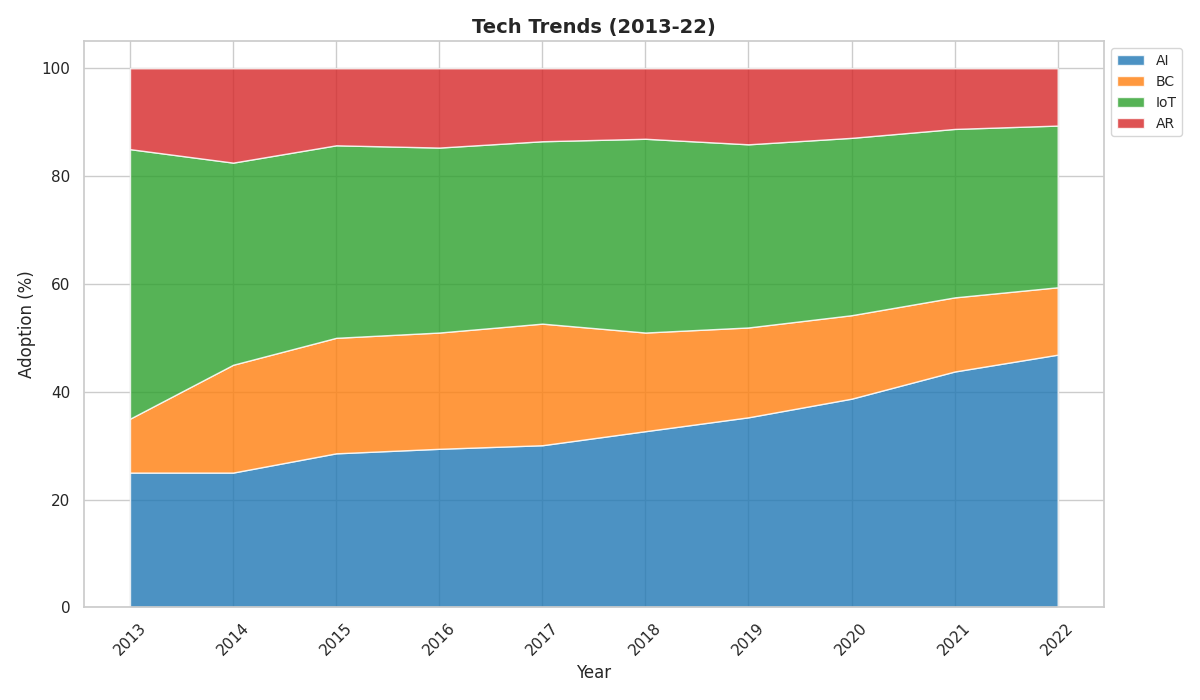

Here is the Python script that generated this plot:
import matplotlib.pyplot as plt
import numpy as np

# Define years
years = np.arange(2013, 2023)

# Define adoption data for each technology
ai_adoption = np.array([5, 10, 20, 30, 40, 50, 55, 60, 70, 75])
blockchain_adoption = np.array([2, 8, 15, 22, 30, 28, 26, 24, 22, 20])
iot_adoption = np.array([10, 15, 25, 35, 45, 55, 53, 51, 50, 48])
ar_adoption = np.array([3, 7, 10, 15, 18, 20, 22, 20, 18, 17])

# Compute adoption percentages
total_adoption = ai_adoption + blockchain_adoption + iot_adoption + ar_adoption
ai_adoption_percentage = (ai_adoption / total_adoption) * 100
blockchain_adoption_percentage = (blockchain_adoption / total_adoption) * 100
iot_adoption_percentage = (iot_adoption / total_adoption) * 100
ar_adoption_percentage = (ar_adoption / total_adoption) * 100
adoption_data = np.vstack([ai_adoption_percentage, blockchain_adoption_percentage, iot_adoption_percentage, ar_adoption_percentage])

# Plotting the stacked area chart
plt.figure(figsize=(12, 7))
colors = ['#1f77b4', '#ff7f0e', '#2ca02c', '#d62728']
plt.stackplot(years, adoption_data, labels=['AI', 'BC', 'IoT', 'AR'], colors=colors, alpha=0.8)

# Simplified titles and labels
plt.title('Tech Trends (2013-22)', fontsize=14, fontweight='bold')
plt.xlabel('Year', fontsize=12)
plt.ylabel('Adoption (%)', fontsize=12)

# Adjust x-axis labels
plt.xticks(years, rotation=45)

# Add legend outside plot area
plt.legend(loc='upper left', fontsize=10, bbox_to_anchor=(1, 1))
plt.tight_layout()
plt.show()
